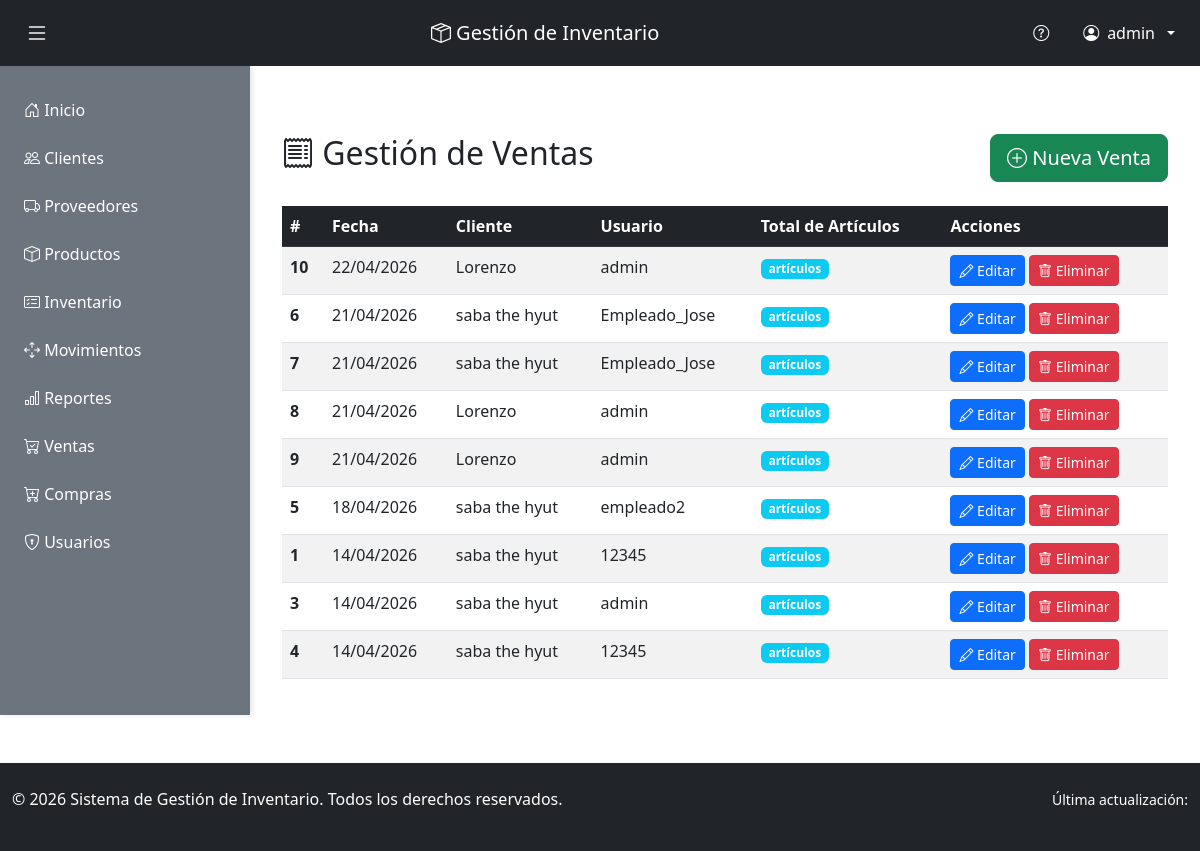
/ventas/ (signed in), run on an earlier commit of the app's database.
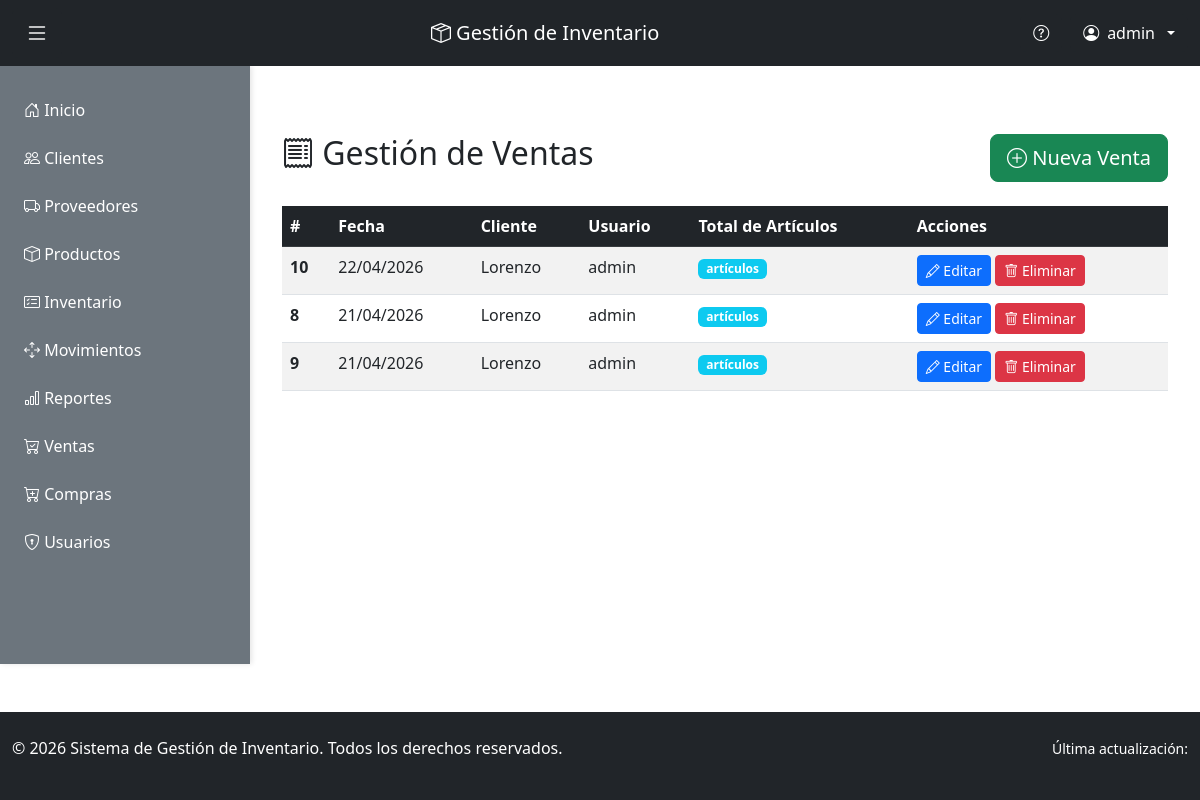
And on a later commit of the database.
### inventario/models.py (models this page shows, shortened)
class Venta(models.Model):
    ESTADO_VENTA = [
        ('borrador', 'Borrador'),
        ('confirmada', 'Confirmada'),
        ('entregada', 'Entregada'),
        ('cancelada', 'Cancelada'),
    ]
    fecha_venta = models.DateField(auto_now_add=True)
    cliente = models.ForeignKey(Cliente, on_delete=models.CASCADE, related_name='ventas')
    usuario = models.ForeignKey(User, on_delete=models.CASCADE, related_name='ventas_realizadas')
    estado = models.CharField(max_length=20, choices=ESTADO_VENTA, default='borrador')
    total = models.DecimalField(max_digits=12, decimal_places=2, default=0)
    class Meta:
        ordering = ['-fecha_venta']
        verbose_name = 'Venta'
        verbose_name_plural = 'Ventas'

class Cliente(models.Model):
    nombre = models.CharField(max_length=100)
    telefono = models.CharField(max_length=9)
    email = models.EmailField(unique=True)
    direccion = models.CharField(max_length=200)
    fecha_creacion = models.DateTimeField(auto_now_add=True)
    activo = models.BooleanField(default=True)
    class Meta:
        ordering = ['-activo', 'nombre']
        verbose_name = 'Cliente'
        verbose_name_plural = 'Clientes'

### inventario/views.py (the view)
# urls.py: path('ventas/', views.ver_ventas, name='ver_ventas'),
@login_required(login_url='login')
@roles_permitidos('empleado', 'administrador')
@require_http_methods(["GET"])
def ver_ventas(request):
    ventas = Venta.objects.all()
    contexto = {'ventas': ventas}
    return render(request, 'ventas.html', contexto)

### Gestion_inventario/inventario/templates/ventas.html (shortened to what this page needs)
{% extends 'base.html' %}
{% block content %}
<div class="container mt-5">
    <div class="row mb-4">
        <div class="col-md-8">
            <h2><i class="bi bi-receipt"></i> Gestión de Ventas</h2>
        </div>
        <div class="col-md-4 text-end">
            <a href="{% url 'agregar_venta' %}" class="btn btn-success btn-lg">
                <i class="bi bi-plus-circle"></i> Nueva Venta
            </a>
        </div>
    </div>
    {% if ventas %}
        <div class="table-responsive">
            <table class="table table-hover table-striped">
                <thead class="table-dark">
                    <tr>
                        <th>#</th>
                        <th>Fecha</th>
                        <th>Cliente</th>
                        <th>Usuario</th>
                        <th>Total de Artículos</th>
                        <th>Acciones</th>
                    </tr>
                </thead>
                <tbody>
                    {% for venta in ventas %}
                        <tr>
                            <td><strong>{{ venta.id }}</strong></td>
                            <td>{{ venta.fecha_venta|date:"d/m/Y" }}</td>
                            <td>{{ venta.cliente.nombre }}</td>
                            <td>{{ venta.usuario.username }}</td>
                            <td>
                                <span class="badge bg-info">{{ venta.detalleventa_set.count }} artículos</span>
                            </td>
                            <td>
                                <a href="{% url 'editar_venta' venta.id %}" class="btn btn-primary btn-sm">
                                    <i class="bi bi-pencil"></i> Editar
                                </a>
                                <a href="{% url 'eliminar_venta' venta.id %}" class="btn btn-danger btn-sm">
                                    <i class="bi bi-trash"></i> Eliminar
                                </a>
                            </td>
                        </tr>
                    {% endfor %}
                </tbody>
            </table>
        </div>
    {% else %}
        <div class="alert alert-info text-center" role="alert">
            <h4 class="alert-heading">Sin ventas registradas</h4>
            <p>No hay ventas en el sistema. <a href="{% url 'agregar_venta' %}" class="alert-link">Crear una nueva venta</a></p>
        </div>
    {% endif %}
</div>
{% endblock %}

### inventario/templates/base.html (shortened to what this page needs)
<!DOCTYPE html>
<html lang="es">
{% load static %}
<head>
    <link href="https://cdn.jsdelivr.net/npm/bootstrap@5.3.0/dist/css/bootstrap.min.css" rel="stylesheet">
    <link rel="stylesheet" href="https://cdn.jsdelivr.net/npm/bootstrap-icons@1.10.0/font/bootstrap-icons.css">
</head>
<body>
    <nav class="navbar navbar-dark bg-dark sticky-top">
        <div class="container-fluid d-flex">
            <button class="btn btn-dark toggle-sidebar-btn me-2" id="sidebarToggle" title="Abrir/Cerrar menú">
                <i class="bi bi-list"></i>
            </button>
            <span class="navbar-brand mx-auto">
                <i class="bi bi-box-seam"></i> Gestión de Inventario
            </span>
            <div class="d-flex gap-2 align-items-center">
                <button class="btn btn-dark" id="btnAyuda" title="Mostrar ayuda de esta página">
                    <i class="bi bi-question-circle"></i>
                </button>
                <div class="dropdown">
                    <button class="btn btn-dark dropdown-toggle d-flex align-items-center gap-2" type="button" data-bs-toggle="dropdown">
                        <i class="bi bi-person-circle"></i>
                        {{ user.username }}
                    </button>
            </div>
        </div>
    </nav>
    <div class="main-container">
        <aside class="sidebar" id="sidebar">
            <ul class="sidebar-menu">
                <li><a href="{% url 'inicio' %}" class="nav-link"><i class="bi bi-house-door"></i> Inicio</a></li>
                {% if user.is_staff %}
                    <li><a href="{% url 'ver_clientes' %}" class="nav-link"><i class="bi bi-people"></i> Clientes</a></li>
                    <li><a href="{% url 'ver_proveedores' %}" class="nav-link"><i class="bi bi-truck"></i> Proveedores</a></li>
                    <li><a href="{% url 'ver_productos' %}" class="nav-link"><i class="bi bi-box"></i> Productos</a></li>
                    <li><a href="{% url 'consultar_inventario' %}" class="nav-link"><i class="bi bi-card-checklist"></i> Inventario</a></li>
                    <li><a href="{% url 'ver_movimientos' %}" class="nav-link"><i class="bi bi-arrows-move"></i> Movimientos</a></li>
                    <li><a href="{% url 'ver_reportes' %}" class="nav-link"><i class="bi bi-bar-chart"></i> Reportes</a></li>
                    <li><a href="{% url 'ver_ventas' %}" class="nav-link"><i class="bi bi-cart-check"></i> Ventas</a></li>
                    <li><a href="{% url 'ver_compras' %}" class="nav-link"><i class="bi bi-cart-plus"></i> Compras</a></li>
                    {% if user.is_superuser or user.perfil.rol == 'administrador' %}
                        <li><a href="{% url 'ver_usuarios' %}" class="nav-link"><i class="bi bi-shield-lock"></i> Usuarios</a></li>
                    {% endif %}
            {% endif %}
            </ul>
        </aside>
        <main class="main-content">
            <div class="content-wrapper">
                {% block content %}{% endblock %}
            </div>
        </main>
    </div>
    <footer class="bg-dark text-white mt-5 py-4">
        <div class="container-fluid">
            <div class="row">
                <div class="col-md-6">
                    <p>&copy; 2026 Sistema de Gestión de Inventario. Todos los derechos reservados.</p>
                </div>
                <div class="col-md-6 text-end">
                    <small>Última actualización: {{ now|date:"d/m/Y H:i" }}</small>
                </div>
            </div>
        </div>
    </footer>
</body>
</html>

### inventario/templates/base.html (style rules this page uses)
body { display: flex; flex-direction: column; min-height: 100vh; }
.navbar { flex-shrink: 0; }
.main-container { display: flex; flex: 1; }
.sidebar { width: 250px; background-color: #6c757d; padding: 20px 0; overflow-y: auto; transition: all 0.3s ease; box-shadow: 2px 0 5px rgba(0,0,0,0.1); }
.sidebar-menu { list-style: none; padding: 0; margin: 0; }
.sidebar-menu li { margin: 0; }
.sidebar-menu a { display: block; padding: 12px 20px; color: white; text-decoration: none; transition: background-color 0.2s ease; border-left: 4px solid transparent; }
.main-content { flex: 1; padding: 0; overflow-y: auto; }
.content-wrapper { padding: 20px; }
.toggle-sidebar-btn { cursor: pointer; font-size: 1.5rem; }

What changed in the data, as far as the page shows it:
removed Venta: id "6", fecha_venta "21/04/2026", cliente.nombre "saba the hyut", usuario.username "Empleado_Jose"
removed Venta: id "7", fecha_venta "21/04/2026", cliente.nombre "saba the hyut", usuario.username "Empleado_Jose"
removed Venta: id "5", fecha_venta "18/04/2026", cliente.nombre "saba the hyut", usuario.username "empleado2"
removed Venta: id "1", fecha_venta "14/04/2026", cliente.nombre "saba the hyut", usuario.username "12345"
removed Venta: id "3", fecha_venta "14/04/2026", cliente.nombre "saba the hyut", usuario.username "admin"
removed Venta: id "4", fecha_venta "14/04/2026", cliente.nombre "saba the hyut", usuario.username "12345"
